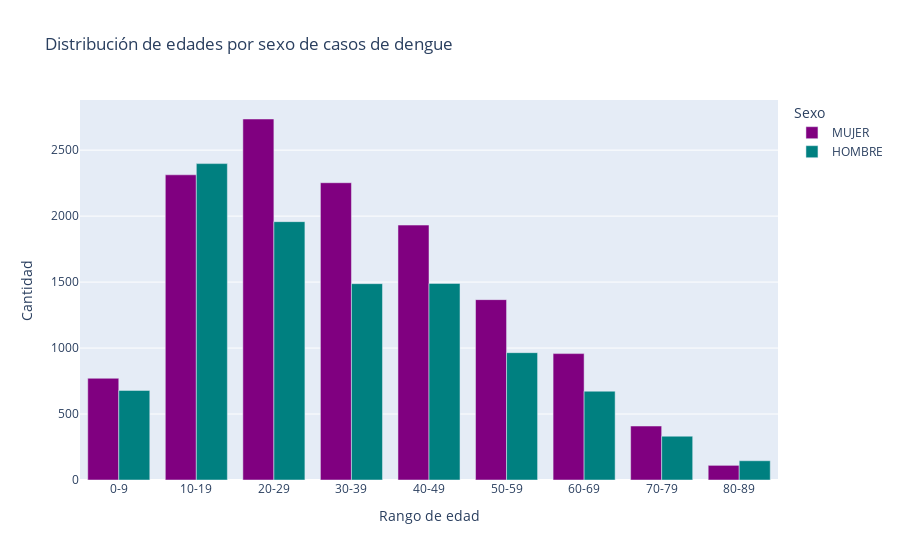

This figure's notebook cell:
### Code cell
# Crear gráfica de barras apiladas
fig = px.bar(conteo_por_grupo, x='EDAD_ANOS', y=['MUJER','HOMBRE'], barmode='group',
             labels={'value': 'Cantidad', 'variable': 'Sexo', 'EDAD_ANOS': 'Rango de edad'},
             title='Distribución de edades por sexo de casos de dengue',
             color_discrete_sequence=['purple', 'teal'])

# Mostrar el gráfico interactivo
fig.show()

### Figure 1 — Plotly figure (JSON) as saved in the notebook; plotly's stock layout.template omitted (floating-point values rounded to 4 significant figures)
{"data": [{"alignmentgroup": "True", "hovertemplate": "Sexo=MUJER<br>Rango de edad=%{x}<br>Cantidad=%{y}<extra></extra>", "legendgroup": "MUJER", "marker": {"color": "purple", "pattern": {"shape": ""}}, "name": "MUJER", "offsetgroup": "MUJER", "orientation": "v", "showlegend": true, "textposition": "auto", "type": "bar", "x": ["0-9", "10-19", "20-29", "30-39", "40-49", "50-59", "60-69", "70-79", "80-89"], "xaxis": "x", "y": [771, 2313, 2736, 2253, 1932, 1367, 958, 409, 111], "yaxis": "y"}, {"alignmentgroup": "True", "hovertemplate": "Sexo=HOMBRE<br>Rango de edad=%{x}<br>Cantidad=%{y}<extra></extra>", "legendgroup": "HOMBRE", "marker": {"color": "teal", "pattern": {"shape": ""}}, "name": "HOMBRE", "offsetgroup": "HOMBRE", "orientation": "v", "showlegend": true, "textposition": "auto", "type": "bar", "x": ["0-9", "10-19", "20-29", "30-39", "40-49", "50-59", "60-69", "70-79", "80-89"], "xaxis": "x", "y": [679, 2398, 1958, 1488, 1490, 965, 673, 332, 146], "yaxis": "y"}], "layout": {"barmode": "group", "legend": {"title": {"text": "Sexo"}, "tracegroupgap": 0}, "title": {"text": "Distribución de edades por sexo de casos de dengue"}, "xaxis": {"anchor": "y", "domain": [0, 1], "title": {"text": "Rango de edad"}}, "yaxis": {"anchor": "x", "domain": [0, 1], "title": {"text": "Cantidad"}}}}
